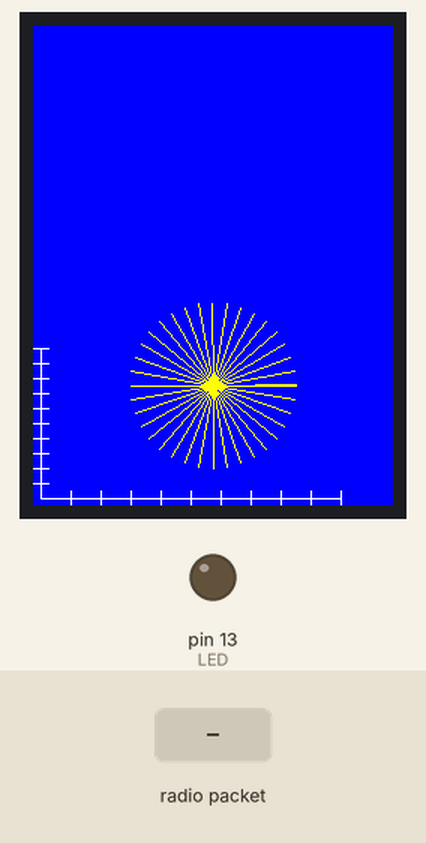
This sketch was run on a simulated Arduino Uno, built for the host (arithmetic inside an expression is 32-bit, double 64-bit). Parts: 240×320 colour display, output pins drawn as LEDs (lit = HIGH). Inputs (shaded band) come from the test bench. No radio packets arrive unless stated; pins used as bus, display or sensor lines are not drawn; what the sketch prints to the serial monitor is not drawn.

Above: at 1.6 s.
1.7 s: radio packet "1" arrives
At 2.7 s:
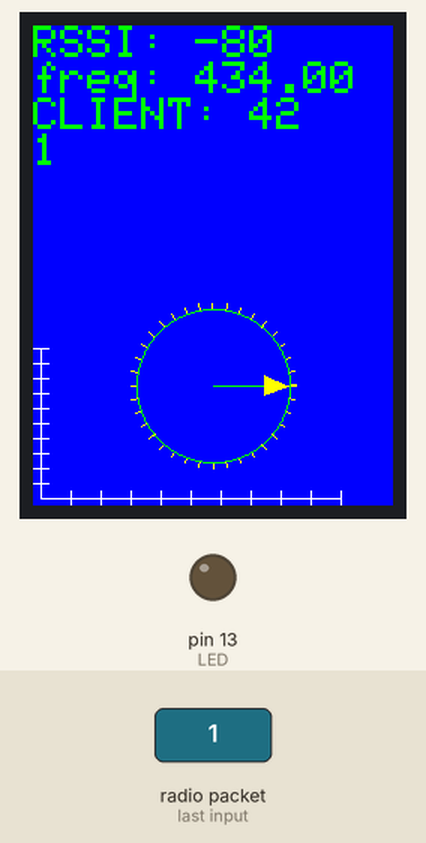
3.7 s: radio packet "2" arrives
At 3.85 s:
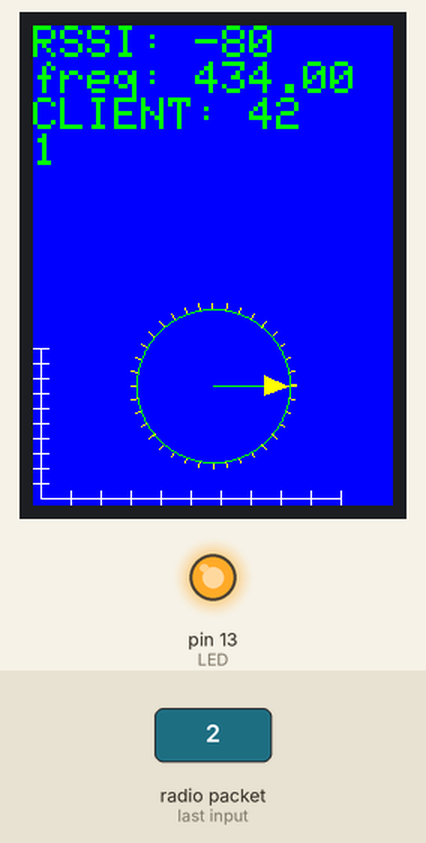
5.7 s: radio packet "0" arrives
At 6.9 s:
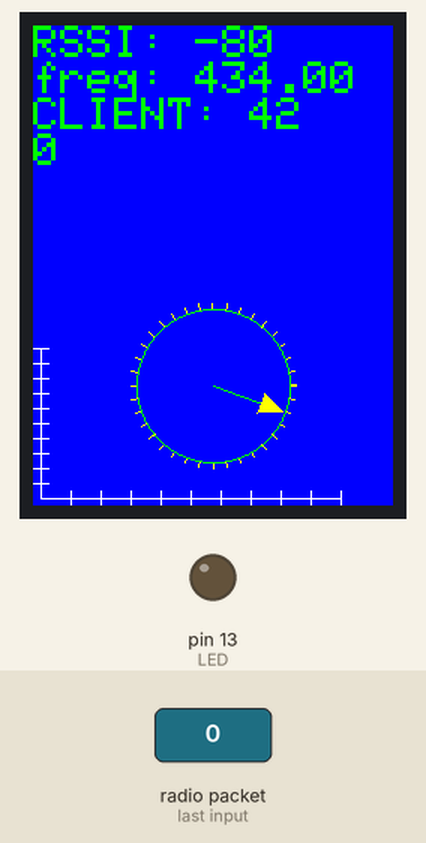
Timing chart, 0 to 8.7 s (numbered marks = the images above; inputs shaded):
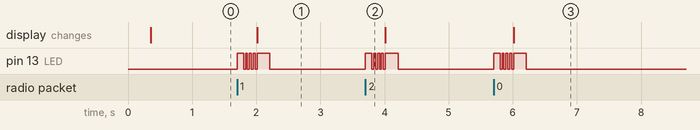

Measured:
- after the input at 1.7 s, pin 13 (LED): goes HIGH 0.10 s, 3 × (LOW 0.03 s, HIGH 0.03 s), LOW 0.03 s, HIGH 0.20 s, then LOW, starting at once; the display: changes after 0.31 s (image 1)
- after the input at 3.7 s, pin 13 (LED): goes HIGH 0.10 s, 3 × (LOW 0.03 s, HIGH 0.03 s), LOW 0.03 s, HIGH 0.20 s, then LOW, starting at once
- after the input at 5.7 s, pin 13 (LED): goes HIGH 0.10 s, 3 × (LOW 0.03 s, HIGH 0.03 s), LOW 0.03 s, HIGH 0.20 s, then LOW, starting at once; the display: changes after 0.31 s (image 3)

The sketch:

romeo.ino
```cpp
// Feather32u4 rfm96_RX
// -*- mode: C++ -*-
//  **  romeo  **  messaging server (reciever)
//Keating

#include <SPI.h>
#include <RH_RF95.h>
#include <RHReliableDatagram.h>

#define CLIENT_ADDRESS 42
#define SERVER_ADDRESS 128

#include <Adafruit_GFX.h>
#include <Adafruit_ILI9341.h>

// for Feather32u4 RFM9x
#define RFM95_CS 8
#define RFM95_RST 4
#define RFM95_INT 7

// for TFT Screen
#if defined (__AVR_ATmega32U4__) || defined(ARDUINO_SAMD_FEATHER_M0) || defined (__AVR_ATmega328P__) || \
    defined(ARDUINO_SAMD_ZERO) || defined(__SAMD51__) || defined(__SAM3X8E__) || defined(ARDUINO_NRF52840_FEATHER)
   #define STMPE_CS 6
   #define TFT_CS   9
   #define TFT_DC   10
   #define SD_CS    5
#endif

// Pallete - Where you assign names to colors you like
#define BACKCOLOR 0x001F
#define PRINTCOL 0x07E0
#define CHARBACK 0x001F
// Color definitions
#define BLACK    0x0000
#define BLUE     0x001F
#define RED      0xF800
#define GREEN    0x07E0
#define CYAN     0x07FF
#define MAGENTA  0xF81F
#define YELLOW   0xFFE0
#define WHITE    0xFFFF

Adafruit_ILI9341 tft = Adafruit_ILI9341(TFT_CS, TFT_DC);

// Change to 434.0 or other frequency, must match RX's freq!
#define RF95_FREQ 434.0

// Singleton instance of the radio driver
RH_RF95 rf95(RFM95_CS, RFM95_INT);

RHReliableDatagram manager(rf95, SERVER_ADDRESS);

// Blinky on receipt
#define LED 13

void xyGridLine (double xLength, double yLength, double xZero, double yZero, double numTicks)
{
   double llx = xZero;
   double lrx = xZero + (xLength/numTicks);


   double lly = yZero;
   double uly = yZero - (yLength/numTicks);

   for (int i = 0;i < numTicks;i++)
   {
   tft.drawLine(llx,lly,lrx,lly,0xFFFF);
   tft.drawLine(lrx,lly,lrx,lly+5, 0xFFFF);
   tft.drawLine(lrx,lly,lrx,lly-5, 0xFFFF);

   lrx=lrx+(xLength/numTicks);
   }

   for (int i = 0;i < numTicks;i++)
   {
   tft.drawLine(llx,lly,llx,uly, 0xFFFF);
   tft.drawLine(llx,uly,llx+5,uly, 0xFFFF);
   tft.drawLine(llx,uly,llx-5,uly, 0xFFFF);

   uly=uly-(yLength/numTicks);
   }
}

int numTimes = 0;

void setup()
{
  pinMode(LED, OUTPUT);
  pinMode(RFM95_RST, OUTPUT);
  digitalWrite(RFM95_RST, HIGH);

  Serial.begin(115200);
  /*while (!Serial) {
    delay(1);
  }*/
  delay(100);

  Serial.println("Feather LoRa RX Test!");

  // manual reset
  digitalWrite(RFM95_RST, LOW);
  delay(10);
  digitalWrite(RFM95_RST, HIGH);
  delay(10);

  //while (!rf95.init()) {
  while (!manager.init()) {
    Serial.println("LoRa radio init failed");
    Serial.println("Uncomment '#define SERIAL_DEBUG' in RH_RF95.cpp for detailed debug info");
    while (1);
  }
  Serial.println("LoRa radio init OK!");

  // Defaults after init are 434.0MHz, modulation GFSK_Rb250Fd250, +13dbM
  if (!rf95.setFrequency(RF95_FREQ)) {
    Serial.println("setFrequency failed");
    while (1);
  }
  Serial.print("Set Freq to: "); Serial.println(RF95_FREQ);

  // Defaults after init are 434.0MHz, 13dBm, Bw = 125 kHz, Cr = 4/5, Sf = 128chips/symbol, CRC on

  // The default transmitter power is 13dBm, using PA_BOOST.
  // If you are using RFM95/96/97/98 modules which uses the PA_BOOST transmitter pin, then
  // you can set transmitter powers from 5 to 23 dBm:
  rf95.setTxPower(23, false);

  //  setup gfx
  tft.begin();
  tft.fillScreen(BACKCOLOR);
  tft.setCursor(0,0);
  tft.setTextWrap(true);
  tft.setTextColor(PRINTCOL,CHARBACK);
  tft.setTextSize(3);

  xyGridLine (/*double xLength*/200, /*double yLength*/100, /*double xZero*/5, /*double yZero*/315, /*double numTicks*/10);

  //*********** Circle Tics ******************************

  for( int i = 0; i < 360; i++)
    {
      double radius = 55;//tic is 5 because the circle is 50
      double radian = (i * 0.0174532925)* 10;//one tic every 10 rad
      double dataX = radius * cos(radian);
      double dataY = radius * sin(radian);
      tft.drawLine( 120, 240, dataX+120, dataY+240, 0xFFE0);
    }
  //******************************************************
}
void loop()
{
  if (manager.available())
  {
    // Should be a message for us now
    uint8_t buf[RH_RF95_MAX_MESSAGE_LEN];
    uint8_t len = sizeof(buf);
    uint8_t from;
    //if (rf95.recv(buf, &len))
    if (manager.recvfromAck(buf,&len, &from))
    {
      digitalWrite(LED, HIGH); delay(100);
      RH_RF95::printBuffer("Received: ", buf, len);
      Serial.println("");
      Serial.print("got transmission from : 0x");
      Serial.print(from, HEX);
      Serial.println(": ");
      Serial.println((char*)buf);
      Serial.print("RSSI: ");
      Serial.println(rf95.lastRssi(), DEC);
      digitalWrite(LED, LOW);
      //  gfx
      tft.setCursor(0,0);
      //tft.fillScreen(BACKCOLOR);
      tft.print("RSSI: "); tft.print(rf95.lastRssi(), DEC);
      tft.println("");
      tft.print("freq: ");
      tft.println(RF95_FREQ);
      tft.print("CLIENT: "); tft.print(CLIENT_ADDRESS);
      tft.println("");
      tft.println((char*)buf);
      tft.println("");

      //xyGridLine (/*double xLength*/200, /*double yLength*/100, /*double xZero*/5, /*double yZero*/315, /*double numTicks*/10);

      //numTimes++;
      double radius = 50;
      double radian = numTimes * 0.0174532925;

      double dataX = radius * cos(radian);
      double dataY = radius * sin(radian);

      double triX2 = (radius-15) * cos(radian+.2);
      double triY2 = (radius-15) * sin(radian+.2);

      double triX3 = (radius-15) * cos(radian-.2);
      double triY3 = (radius-15) * sin(radian-.2);

      //tft.println(numTimes);

      tft.fillCircle(120,240,50,0x001F);
      tft.drawLine( 120, 240, dataX+120, dataY+240, 0x07E0);
      tft.fillTriangle( dataX+120, dataY+240, triX2+120, triY2+240, triX3+120, triY3+240, 0xFFE0);
      tft.drawCircle(120,240,51,0x07E0);

      numTimes = numTimes + 10;
/*
      int howMany = 200;
      for (int i = 0; i < howMany; i++ )
        {
          dataX = (i+5);//+ moves the begining over
          dataY = (20*sin((dataX-350)/10))+250;
          //dataY = -((i*i)/100)+315;
          tft.drawPixel(dataX,dataY, 0xFFFF);
        }     */
      // Send a reply
      digitalWrite(LED, HIGH); delay(30);
      digitalWrite(LED, LOW);delay(30);
      digitalWrite(LED, HIGH); delay(30);
      digitalWrite(LED, LOW);delay(30);
      digitalWrite(LED, HIGH); delay(30);
      digitalWrite(LED, LOW);delay(30);
      digitalWrite(LED, HIGH); delay(30);
      uint8_t data[] = "And hello Tango N0TSU";
      //rf95.send(data, sizeof(data));
      manager.sendtoWait(data, sizeof(data), CLIENT_ADDRESS);
      delay(10);
      manager.waitPacketSent();
      digitalWrite(LED, LOW);
      Serial.println("Sent a reply");

      Serial.println(rf95.printRegisters());
    }
    else
    {
      Serial.println("Receive failed");
    }
  }
}
```
